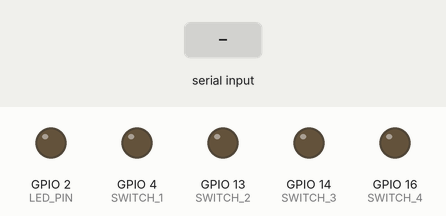
Bench run of a sketch on a simulated ESP32. On the bench: output pins drawn as LEDs (lit = HIGH). The inputs (shaded band) are chosen by the test bench. Nothing arrives over Bluetooth unless stated; what the sketch prints to the serial monitor is not drawn.

Above: at 1.2 s.
1.3 s: "SWITCH_1_ON\n" received over the second serial link
At 1.8 s:
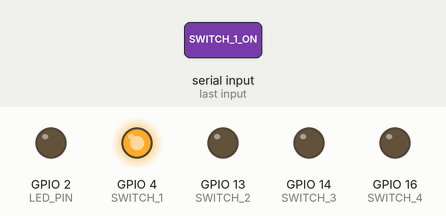
2.8 s: "SWITCH_2_ON\n" received over the second serial link
At 3.3 s:
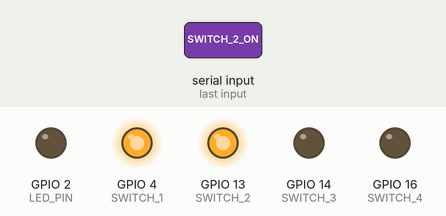
4.3 s: "SWITCH_1_OFF\n" received over the second serial link
At 5.2 s:
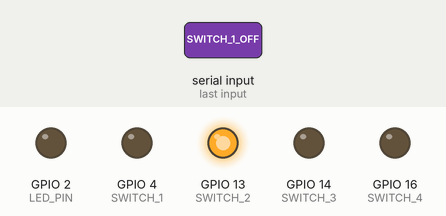
5.8 s: "SWITCH_3_ON\n" received over the second serial link
At 6.7 s:
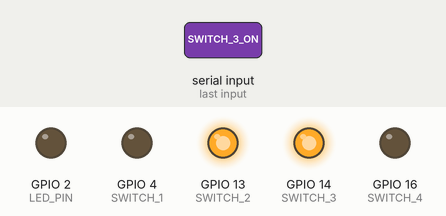
7.3 s: "SWITCH_2_OFF\n" received over the second serial link
At 8.5 s:
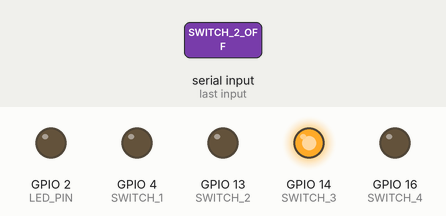
8.8 s: "SWITCH_4_ON\n" received over the second serial link
At 10.1 s:
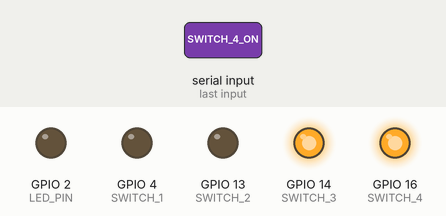
Timing chart, 0 to 11.3 s (numbered marks = the images above; inputs shaded):
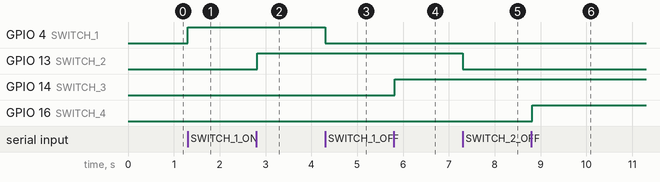

Measured:
- after the input at 1.3 s, GPIO 4 (SWITCH_1): LOW → HIGH at once
- after the input at 2.8 s, GPIO 13 (SWITCH_2): LOW → HIGH at once
- after the input at 4.3 s, GPIO 4 (SWITCH_1): HIGH → LOW at once
- after the input at 5.8 s, GPIO 14 (SWITCH_3): LOW → HIGH at once
- after the input at 7.3 s, GPIO 13 (SWITCH_2): HIGH → LOW at once
- after the input at 8.8 s, GPIO 16 (SWITCH_4): LOW → HIGH at once

The sketch:

sketch_nov15c.ino
```cpp
#include <BluetoothSerial.h>

#define LED_PIN 2
#define SWITCH_1 4
#define SWITCH_2 13
#define SWITCH_3 14
#define SWITCH_4 16

BluetoothSerial SerialBT;

void setup() {
  // Initialize Serial Monitor
  Serial.begin(115200);
  Serial.println("Starting Bluetooth...");

  // Initialize Bluetooth
  if (!SerialBT.begin("ESP32_Switch")) { // Device name
    Serial.println("An error occurred during Bluetooth initialization");
  } else {
    Serial.println("Bluetooth initialized. Waiting for commands...");
  }

  // Initialize GPIO pins
  pinMode(LED_PIN, OUTPUT);
  pinMode(SWITCH_1, OUTPUT);
  pinMode(SWITCH_2, OUTPUT);
  pinMode(SWITCH_3, OUTPUT);
  pinMode(SWITCH_4, OUTPUT);

  // Set initial states
  digitalWrite(LED_PIN, LOW);
  digitalWrite(SWITCH_1, LOW);
  digitalWrite(SWITCH_2, LOW);
  digitalWrite(SWITCH_3, LOW);
  digitalWrite(SWITCH_4, LOW);
}

void loop() {
  // Check for Bluetooth data
  if (SerialBT.available()) {
    String command = SerialBT.readStringUntil('\n'); // Read command until newline
    command.trim(); // Remove any trailing newline or spaces
    //Serial.println(command);

    // Process the command
    switch (command.charAt(0)) { // Check the first character of the command
      case '1': // Turn on the LED
        digitalWrite(LED_PIN, HIGH);
        SerialBT.println("LED is ON");
        break;

      case '0': // Turn off the LED
        digitalWrite(LED_PIN, LOW);
        SerialBT.println("LED is OFF");
        break;

      case 'S': // Handle SWITCH commands
        if (command == "SWITCH_1_ON") {
          digitalWrite(SWITCH_1, HIGH);
          SerialBT.println("SWITCH 1 is ON");
        } else if (command == "SWITCH_1_OFF") {
          digitalWrite(SWITCH_1, LOW);
          SerialBT.println("SWITCH 1 is OFF");
        } else if (command == "SWITCH_2_ON") {
          digitalWrite(SWITCH_2, HIGH);
          SerialBT.println("SWITCH 2 is ON");
        } else if (command == "SWITCH_2_OFF") {
          digitalWrite(SWITCH_2, LOW);
          SerialBT.println("SWITCH 2 is OFF");
        } else if (command == "SWITCH_3_ON") {
          digitalWrite(SWITCH_3, HIGH);
          SerialBT.println("SWITCH 3 is ON");
        } else if (command == "SWITCH_3_OFF") {
          digitalWrite(SWITCH_3, LOW);
          SerialBT.println("SWITCH 3 is OFF");
        } else if (command == "SWITCH_4_ON") {
          digitalWrite(SWITCH_4, HIGH);
          SerialBT.println("SWITCH 4 is ON");
        } else if (command == "SWITCH_4_OFF") {
          digitalWrite(SWITCH_4, LOW);
          SerialBT.println("SWITCH 4 is OFF");
        } else {
          SerialBT.println("Invalid SWITCH command");
        }
        break;

      default: // Invalid command
        SerialBT.println("Invalid command. Use 1, 0, or SWITCH_X_ON/OFF");
        break;
    }
  }

  delay(20); // Small delay to prevent overloading
}
```
